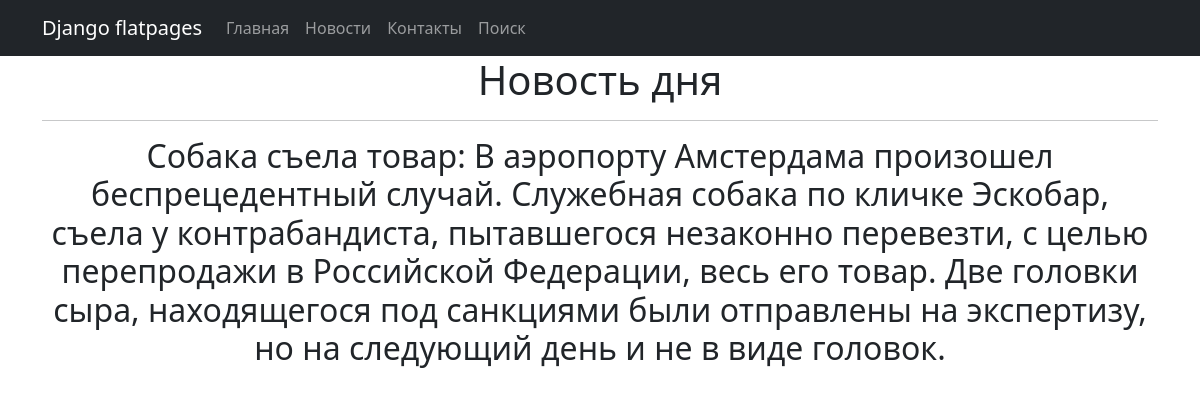
The app's page /news/2, older data.
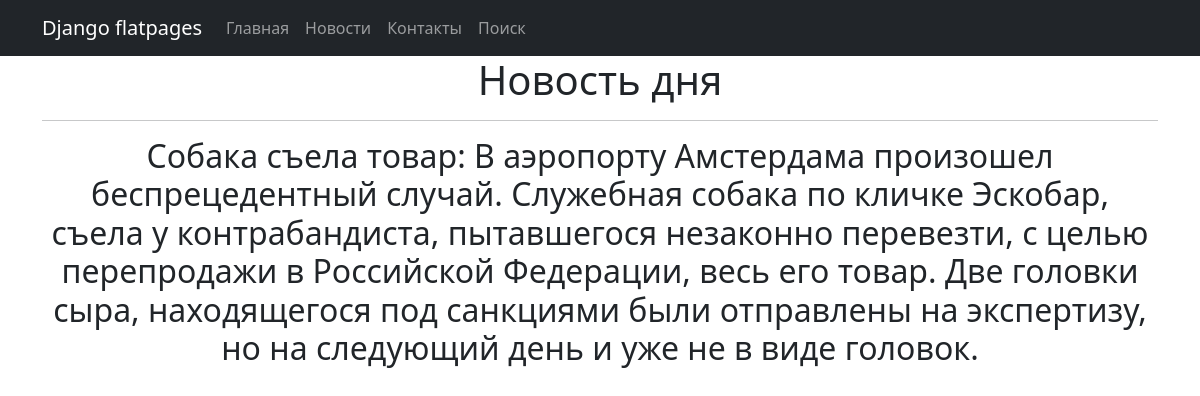
The same page, newer data.
### news/models.py (models this page shows, shortened)
class Post(models.Model):
    author = models.ForeignKey(Author, on_delete=models.CASCADE)
    NEWS = 'NW'
    ARTICLE = 'AR'
    CATEGORY_CHOICES = (
        (NEWS, 'Новость'),
        (ARTICLE, 'Статья')
    )
    categoryType = models.CharField(max_length=2, choices=CATEGORY_CHOICES, default=ARTICLE)
    dateCreation = models.DateTimeField(auto_now_add=True)
    postCategory = models.ManyToManyField(Category, through='PostCategory')
    title = models.CharField(max_length=128)
    text = models.TextField()
    rating = models.SmallIntegerField(default=0)
    def __str__(self):
        return f'{self.title[:32]}: {self.text[:1028]}'

### news/views.py (the view)
# urls.py: path('<int:pk>', PostDetail.as_view(), name='post_detail'),
class PostDetail(DetailView):
    model = Post
    template_name = 'post.html'
    context_object_name = 'news'

### templates/post.html (shortened to what this page needs)
{% extends 'flatpages/default.html' %}
{% block content %}
    <h1>Новость дня</h1>
    <hr>
    <h2>{{ news }}</h2>
{% endblock content %}

Row changes from the older to the newer data that the page shows:
changed Post: title+text "…на следующий день и не в виде головок." → "…на следующий день и уже не в виде головок."
